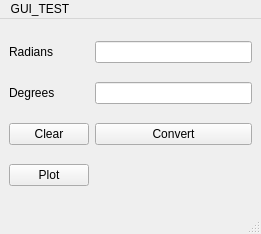
<?xml version="1.0" encoding="UTF-8"?>
<ui version="4.0">
 <class>GUIMain</class>
 <widget class="QMainWindow" name="GUIMain">
  <property name="geometry">
   <rect>
    <x>0</x>
    <y>0</y>
    <width>261</width>
    <height>234</height>
   </rect>
  </property>
  <property name="windowTitle">
   <string>Test GUI </string>
  </property>
  <widget class="QWidget" name="centralwidget">
   <property name="sizePolicy">
    <sizepolicy hsizetype="Maximum" vsizetype="Maximum">
     <horstretch>0</horstretch>
     <verstretch>0</verstretch>
    </sizepolicy>
   </property>
   <layout class="QGridLayout" name="gridLayout">
    <item row="1" column="1">
     <widget class="QLineEdit" name="inputEdit"/>
    </item>
    <item row="0" column="1">
     <widget class="QLineEdit" name="outputEdit"/>
    </item>
    <item row="4" column="1">
     <widget class="QPushButton" name="convertButton">
      <property name="text">
       <string>Convert</string>
      </property>
     </widget>
    </item>
    <item row="0" column="0">
     <widget class="QLabel" name="label">
      <property name="text">
       <string>Radians</string>
      </property>
     </widget>
    </item>
    <item row="1" column="0">
     <widget class="QLabel" name="label_2">
      <property name="text">
       <string>Degrees</string>
      </property>
     </widget>
    </item>
    <item row="4" column="0">
     <widget class="QPushButton" name="clearButton">
      <property name="text">
       <string>Clear</string>
      </property>
     </widget>
    </item>
    <item row="5" column="0">
     <widget class="QPushButton" name="plotButton">
      <property name="text">
       <string>Plot</string>
      </property>
     </widget>
    </item>
   </layout>
  </widget>
  <widget class="QMenuBar" name="menubar">
   <property name="geometry">
    <rect>
     <x>0</x>
     <y>0</y>
     <width>261</width>
     <height>25</height>
    </rect>
   </property>
   <widget class="QMenu" name="GUI_TEST">
    <property name="title">
     <string>GUI_TEST</string>
    </property>
   </widget>
   <addaction name="GUI_TEST"/>
  </widget>
  <widget class="QStatusBar" name="statusbar"/>
 </widget>
 <resources/>
 <connections/>
</ui>
